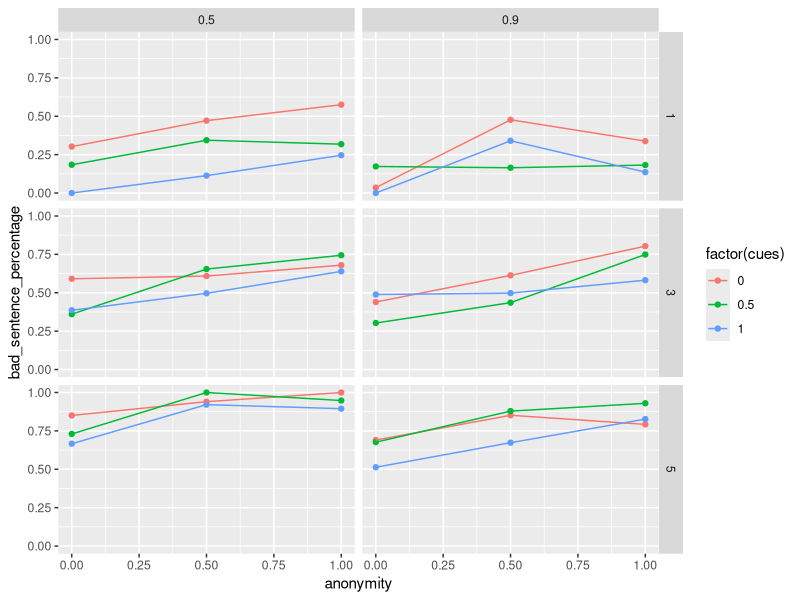

The R script that drew this image:
#' Compute identity compartmentalization from anonymity
#'
#' Identity compartmentalization is modeled as a non-linear transformation
#' of anonymity. The function maps anonymity values to a compartmentalization
#' score using a squared-ratio, yielding values between 0 and 1.
#'
#' @param anonymity The degree of anonymity, on a scale from 0 to 1.
#'
#' @return The identity compartmentalization score for the given anonymity values,
#'         on a scale from 0 to 1.

IC_function <- function(anonymity) {
  comp <- (anonymity^2)/(anonymity^2+(1-anonymity)^2)
  return(comp)
}

# Überprüfung mit Vektor
an <- c(0.2, 0.5, 0.8)
IC_function(an)

base_resp <- 0.8

#' Felt responsibility as a function of identity compartmentalization
#'
#' Felt responsibility is modeled as a decreasing, non-linear function of
#' identity compartmentalization. Higher compartmentalization reduces felt
#' responsibility relative to a baseline level.
#'
#' @param comp The degree of identity compartmentalization, on a scale from 0 to 1.
#'            
#' @param base_resp The baseline felt responsibility when compartmentalization is zero,
#'                  on a scale from 0 to 1.
#'
#' @return The felt responsibility for the given parameters, on a scale from 0 to 1.

FR_function <- function(comp, base_resp) {
  feltresp <- base_resp * (1 - 0.8 * comp)^3
  return(feltresp)
}


# Überprüfung mit Vektor
FR_function(an,base_resp = 0.8)


#' Calculate concern about impression on others from number of interpersonal cues
#'
#' Concern about impression on others is modeled as a direct function of the
#' number of interpersonal cues. Higher values of interpersonal cues correspond
#' to higher concern about impression on others.
#'
#' @param cues The number of interpersonal cues, on a scale from 0 to 1.
#'
#' @return The concern about impression on others for the given cues,
#'         on a scale from 0 to 1.

CAI_function <- function(cues) {
  concern <- cues
  return(concern)
}


# Überprüfung mit Vektor
CAI_function(an)


#' Calculate courage to express oneself from concern about impression on others
#'
#' Courage to express oneself is modeled as an inverse function of concern about
#' impression on others. Higher concern corresponds to lower courage.
#'
#' @param concern The concern about impression on others, on a scale from 0 to 1.
#'
#' @return The courage to express oneself for the given concern values,
#'         on a scale from 0 to 1.

CE_function <- function(concern, variant = c("linear", "linear_weak", "threshold")) {
  variant <- match.arg(variant)
  
  if (variant == "linear") {
    courage <- 1 - concern
  } else if (variant == "linear_weak") {
    courage <- 1 - 0.7 * concern
  } else if (variant == "threshold") {
    # Nonlinear/threshold-like: concern around .5 is the "tipping" zone
    a <- 6
    courage <- 1 - plogis(a * (concern - 0.5))
  }
  return(courage)
}

# Überprüfung mit Vektor 
CE_function(an)

#' Calculate state disinhibition
#'
#' State disinhibition is modeled as a linear combination of measure of online disinhibition (MOD),
#' felt responsibility, and courage to express oneself, including an interaction term
#' between felt responsibility and courage to express oneself.
#'
#' @param feltresp Felt responsibility, on a scale from 0 to 1.
#'                 
#' @param courage Courage to express oneself, on a scale from 0 to 1.
#'                
#' @param MOD measure of online disinhibition (MOD), on a scale from 1 to 5.
#'            
#'
#' @return The state disinhibition score for the given parameters, on a scale from -0.1 to 1.2.

SD_function <- function(feltresp, courage, MOD) {
  state_dis <- 0.2 * MOD + (-0.3) * feltresp + 0.2 * courage + (-0.1) * feltresp * courage
  return(state_dis)
}

#' Calculate the percentage of sentences containing at least one curse word
#'
#' Transforms state disinhibition into an observed outcome with added
#' noise and bounds the result to the interval [0, 1].
#'
#' @param anonymity The degree of anonymity, on a scale from 0 to 1.
#'                  
#' @param cues The number of interpersonal cues, on a scale from 0 to 1.
#'        
#' @param MOD measure of online disinhibition (MOD), on a scale from 1 to 5.
#'      
#' @param base_resp The baseline felt responsibility when compartmentalization is zero,
#'                  on a scale from 0 to 1.
#'
#' @return The percentage of sentences containing at least one curse word for the given
#'         parameters, as values on a scale from 0 to 1.

curse_function <- function(anonymity, cues, MOD, base_resp, ce_variant = "linear") {
  comp <- IC_function(anonymity)
  feltresp <- FR_function(comp, base_resp)
  concern <- CAI_function(cues)
  courage <- CE_function(concern, variant = ce_variant)
  state_dis <- SD_function(feltresp, courage, MOD)
  
  bad_sentence_percentage <- (state_dis + 0.1)/1.3 + rnorm(length(state_dis), mean = 0, sd = 0.1)
  bad_sentence_percentage[bad_sentence_percentage > 1] <- 1
  bad_sentence_percentage[bad_sentence_percentage < 0] <- 0
  return(bad_sentence_percentage)
}


library(ggplot2)
df <- expand.grid(
  anonymity = c(0, 0.5, 1),
  MOD = c(1, 3, 5),
  cues = c(0, 0.5, 1),
  base_resp = c(0.5, 0.9)
)

df$bad_sentence_percentage <- curse_function(df$anonymity, df$cues, df$MOD, df$base_resp)

ggplot(df, aes(x= anonymity, y = bad_sentence_percentage, color = factor(cues))) +
  facet_grid(MOD ~ base_resp) +
  geom_point() + 
  geom_line()
